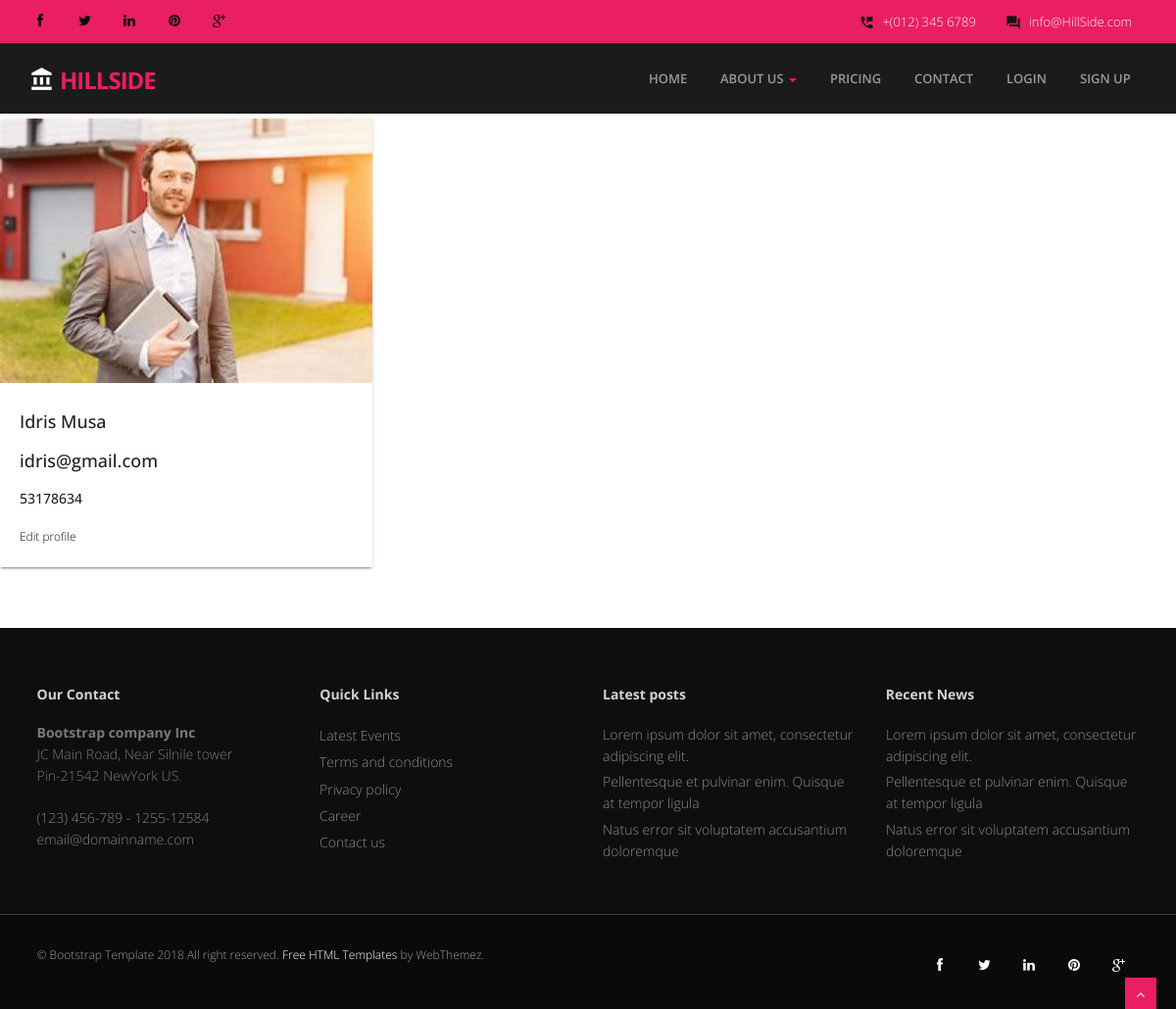
/profile/sul (signed in), run on the app's committed database.
### estate/models.py (models this page shows, shortened)
class Profile(models.Model):
    user = models.ForeignKey(User, on_delete=models.CASCADE, null=True)
    agent = models.ForeignKey(Agents, on_delete=models.CASCADE, null=True)
    image = models.ImageField(upload_to='static/images', null= True)

class Agents(models.Model):
    name = models.CharField( max_length=80)
    phone_number = models.IntegerField(blank=True)
    email = models.EmailField( max_length=254)
    image = models.ImageField( upload_to='static/images')

### estate/views.py (the view)
# urls.py: path('profile/<str:user>', views.profile, name="profile"),
def profile(request, user):
    users = Agents.objects.all()
    user = Profile.objects.get(user= request.user)
    context ={"user": user, "users": users }
    return render(request, "estate/profile.html", context)

### estate/templates/estate/profile.html
{% extends 'estate/navbar.html' %}
{% block content %}
<div class="row service-v1 margin-bottom-40">
    <div class="col-md-4 md-margin-bottom-40">
            <div class="card small">
                <div class="card-image">
                     <img class="img-responsive" src={{user.agent.image.url}} alt="">
                </div>
                <div class="card-content">
                    <p>
                        <h4>{{user.agent.name}}</h4>
                        <h4>{{user.agent.email}}</h4>
                        <h5>{{user.agent.phone_number}}</h5>
                        <a href="{% url 'edit-profile' user.id%}">Edit profile</a>
                    </p>
                </div>
            </div>
    </div>
</div>
{% endblock content %}

### estate/static/css/style.css (style rules this page uses)
body { font-family:'Open Sans', Arial, sans-serif; font-weight:300; line-height:1.6em; color:#656565; font-size: 1.4em; background: #ffffff; }
a { color: #0a0a0a; text-decoration: none; }
h3, h4, h5, h6 { line-height:1.1em; color: #212121; margin-bottom: 20px; }
.row,.row-fluid { margin-bottom:30px; }

### data on the page
Profile: agent.image (picture), agent.name "Idris Musa", agent.email "idris@gmail.com", agent.phone_number "53178634"
